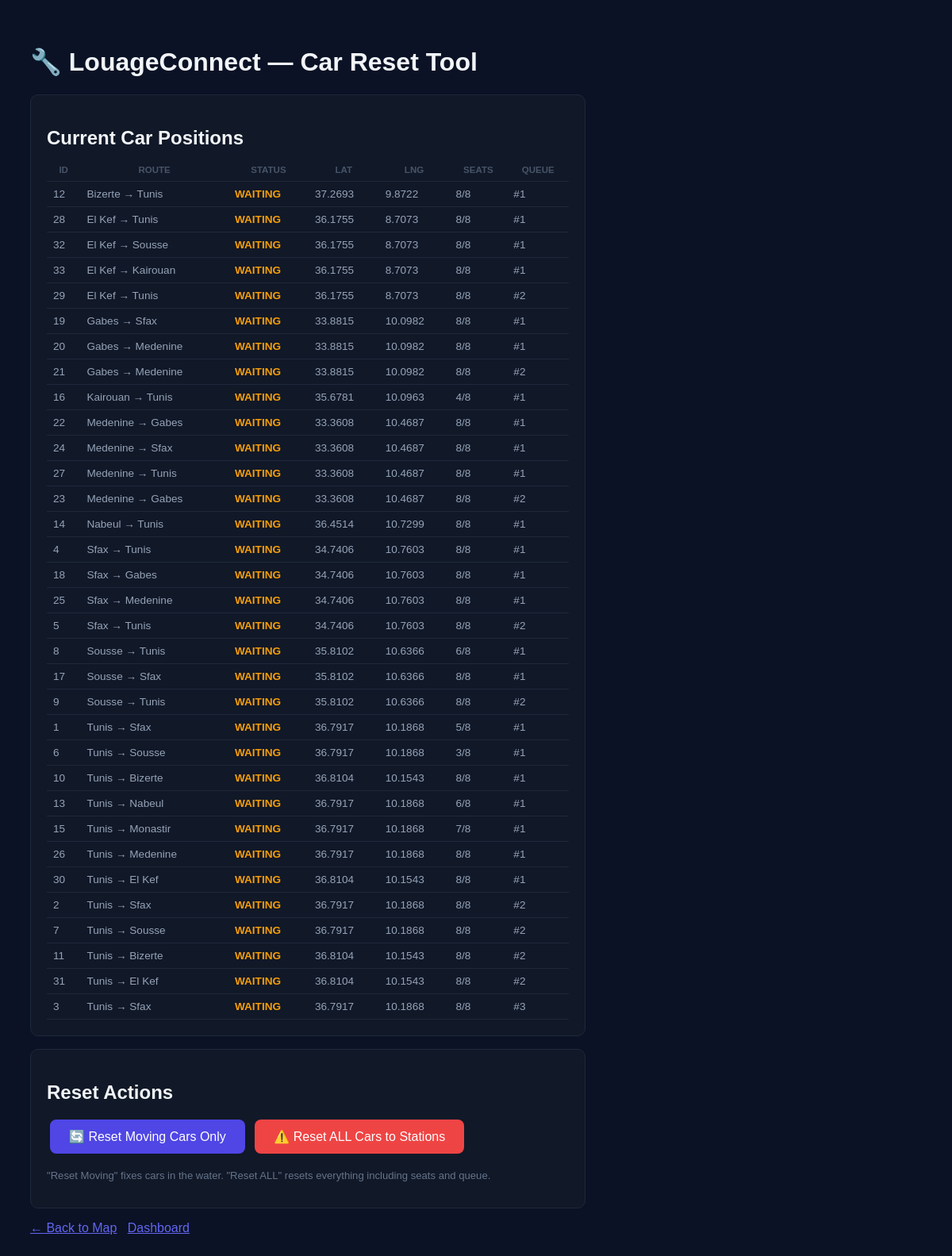
The page /reset_cars.php on the database its author committed.
### tables this page shows
CREATE TABLE cars (
    id                  INT AUTO_INCREMENT PRIMARY KEY,
    route               VARCHAR(200) NOT NULL,
    departure_city      VARCHAR(100) NOT NULL,
    destination_city    VARCHAR(100) NOT NULL,
    total_seats         INT NOT NULL DEFAULT 8,
    available_seats     INT NOT NULL DEFAULT 8,
    lat                 DECIMAL(10,7) NOT NULL,
    lng                 DECIMAL(10,7) NOT NULL,
    dest_lat            DECIMAL(10,7) NOT NULL,
    dest_lng            DECIMAL(10,7) NOT NULL,
    waypoints           TEXT DEFAULT NULL,
    speed               INT DEFAULT 90,
    status              ENUM('waiting','full','moving','arrived') DEFAULT 'waiting',
    queue_position      INT DEFAULT 1,
    full_since          DATETIME DEFAULT NULL,
    driver_id           INT DEFAULT NULL,
    vehicle_type        VARCHAR(50) DEFAULT 'Peugeot 504',
    plate_number        VARCHAR(20) DEFAULT NULL,
    estimated_departure DATETIME DEFAULT NULL,
    created_at          TIMESTAMP DEFAULT CURRENT_TIMESTAMP,
    FOREIGN KEY (driver_id) REFERENCES users(id) ON DELETE SET NULL
);

### reset_cars.php (the view, shortened to what this page needs)
<!DOCTYPE html>
<html><head><meta charset="UTF-8"><title>Reset Cars</title>
</head><body>
<h1>🔧 LouageConnect — Car Reset Tool</h1>
<?php
$db = getDB();
$cars = $db->query("SELECT id, route, status, ROUND(lat,4) as lat, ROUND(lng,4) as lng, available_seats, queue_position FROM cars ORDER BY departure_city, queue_position")->fetchAll();
echo '<div class="card"><h2 style="color:#F1F5F9;margin-bottom:12px">Current Car Positions</h2>';
echo '<table><tr><th>ID</th><th>Route</th><th>Status</th><th>Lat</th><th>Lng</th><th>Seats</th><th>Queue</th></tr>';
foreach ($cars as $car) {
    $statusColor = $car['status']==='moving' ? '#22C55E' : ($car['status']==='full' ? '#EF4444' : '#F59E0B');
    echo '<tr><td>' . $car['id'] . '</td><td>' . $car['route'] . '</td>';
    echo '<td style="color:' . $statusColor . ';font-weight:700">' . strtoupper($car['status']) . '</td>';
    echo '<td>' . $car['lat'] . '</td><td>' . $car['lng'] . '</td>';
    echo '<td>' . $car['available_seats'] . '/8</td><td>#' . $car['queue_position'] . '</td></tr>';
}
echo '</table></div>';
?>
<div class="card">
    <h2 style="color:#F1F5F9;margin-bottom:12px">Reset Actions</h2>
    <form method="POST" style="display:inline">
        <button type="submit" name="reset_moving" value="1" class="btn">🔄 Reset Moving Cars Only</button>
    </form>
    <form method="POST" style="display:inline">
        <button type="submit" name="reset_all" value="1" class="btn btn-red">⚠️ Reset ALL Cars to Stations</button>
    </form>
    <p style="margin-top:12px;font-size:.82rem;color:#64748B">
        "Reset Moving" fixes cars in the water. "Reset ALL" resets everything including seats and queue.
    </p>
</div>
<a href="map.html" style="color:#6366F1">← Back to Map</a> &nbsp;
<a href="dashboard.html" style="color:#6366F1">Dashboard</a>
</body></html>

### reset_cars.php (style rules this page uses)
body { font-family:Arial,sans-serif;background:#0B1225;color:#94A3B8;padding:30px;max-width:700px }
h1 { color:#F1F5F9 }
.btn { padding:12px 24px;background:#4F46E5;color:#fff;border:none;border-radius:8px;cursor:pointer;font-size:1rem;margin:8px 4px }
.btn-red { background:#EF4444 }
.card { background:#111827;border:1px solid #1E293B;border-radius:10px;padding:20px;margin:16px 0 }
table { width:100%;border-collapse:collapse }
td,th { padding:8px;border-bottom:1px solid #1E293B;font-size:.85rem }
th { color:#475569;font-size:.72rem;text-transform:uppercase }

### rows shown on the page
cars: id "12", route "Bizerte → Tunis", status "WAITING", lat "37.2693", lng "9.8722", available_seats "8", queue_position "1"
cars: id "28", route "El Kef → Tunis", status "WAITING", lat "36.1755", lng "8.7073", available_seats "8", queue_position "1"
cars: id "32", route "El Kef → Sousse", status "WAITING", lat "36.1755", lng "8.7073", available_seats "8", queue_position "1"
cars: id "33", route "El Kef → Kairouan", status "WAITING", lat "36.1755", lng "8.7073", available_seats "8", queue_position "1"
cars: id "29", route "El Kef → Tunis", status "WAITING", lat "36.1755", lng "8.7073", available_seats "8", queue_position "2"
cars: id "19", route "Gabes → Sfax", status "WAITING", lat "33.8815", lng "10.0982", available_seats "8", queue_position "1"
cars: id "20", route "Gabes → Medenine", status "WAITING", lat "33.8815", lng "10.0982", available_seats "8", queue_position "1"
cars: id "21", route "Gabes → Medenine", status "WAITING", lat "33.8815", lng "10.0982", available_seats "8", queue_position "2"
cars: id "16", route "Kairouan → Tunis", status "WAITING", lat "35.6781", lng "10.0963", available_seats "4", queue_position "1"
cars: id "22", route "Medenine → Gabes", status "WAITING", lat "33.3608", lng "10.4687", available_seats "8", queue_position "1"
cars: id "24", route "Medenine → Sfax", status "WAITING", lat "33.3608", lng "10.4687", available_seats "8", queue_position "1"
cars: id "27", route "Medenine → Tunis", status "WAITING", lat "33.3608", lng "10.4687", available_seats "8", queue_position "1"
cars: id "23", route "Medenine → Gabes", status "WAITING", lat "33.3608", lng "10.4687", available_seats "8", queue_position "2"
cars: id "14", route "Nabeul → Tunis", status "WAITING", lat "36.4514", lng "10.7299", available_seats "8", queue_position "1"
cars: id "4", route "Sfax → Tunis", status "WAITING", lat "34.7406", lng "10.7603", available_seats "8", queue_position "1"
cars: id "18", route "Sfax → Gabes", status "WAITING", lat "34.7406", lng "10.7603", available_seats "8", queue_position "1"
cars: id "25", route "Sfax → Medenine", status "WAITING", lat "34.7406", lng "10.7603", available_seats "8", queue_position "1"
cars: id "5", route "Sfax → Tunis", status "WAITING", lat "34.7406", lng "10.7603", available_seats "8", queue_position "2"
cars: id "8", route "Sousse → Tunis", status "WAITING", lat "35.8102", lng "10.6366", available_seats "6", queue_position "1"
cars: id "17", route "Sousse → Sfax", status "WAITING", lat "35.8102", lng "10.6366", available_seats "8", queue_position "1"
cars: id "9", route "Sousse → Tunis", status "WAITING", lat "35.8102", lng "10.6366", available_seats "8", queue_position "2"
cars: id "1", route "Tunis → Sfax", status "WAITING", lat "36.7917", lng "10.1868", available_seats "5", queue_position "1"
cars: id "6", route "Tunis → Sousse", status "WAITING", lat "36.7917", lng "10.1868", available_seats "3", queue_position "1"
cars: id "10", route "Tunis → Bizerte", status "WAITING", lat "36.8104", lng "10.1543", available_seats "8", queue_position "1"
cars: id "13", route "Tunis → Nabeul", status "WAITING", lat "36.7917", lng "10.1868", available_seats "6", queue_position "1"
cars: id "15", route "Tunis → Monastir", status "WAITING", lat "36.7917", lng "10.1868", available_seats "7", queue_position "1"
cars: id "26", route "Tunis → Medenine", status "WAITING", lat "36.7917", lng "10.1868", available_seats "8", queue_position "1"
cars: id "30", route "Tunis → El Kef", status "WAITING", lat "36.8104", lng "10.1543", available_seats "8", queue_position "1"
cars: id "2", route "Tunis → Sfax", status "WAITING", lat "36.7917", lng "10.1868", available_seats "8", queue_position "2"
cars: id "7", route "Tunis → Sousse", status "WAITING", lat "36.7917", lng "10.1868", available_seats "8", queue_position "2"
cars: id "11", route "Tunis → Bizerte", status "WAITING", lat "36.8104", lng "10.1543", available_seats "8", queue_position "2"
cars: id "31", route "Tunis → El Kef", status "WAITING", lat "36.8104", lng "10.1543", available_seats "8", queue_position "2"
cars: id "3", route "Tunis → Sfax", status "WAITING", lat "36.7917", lng "10.1868", available_seats "8", queue_position "3"
